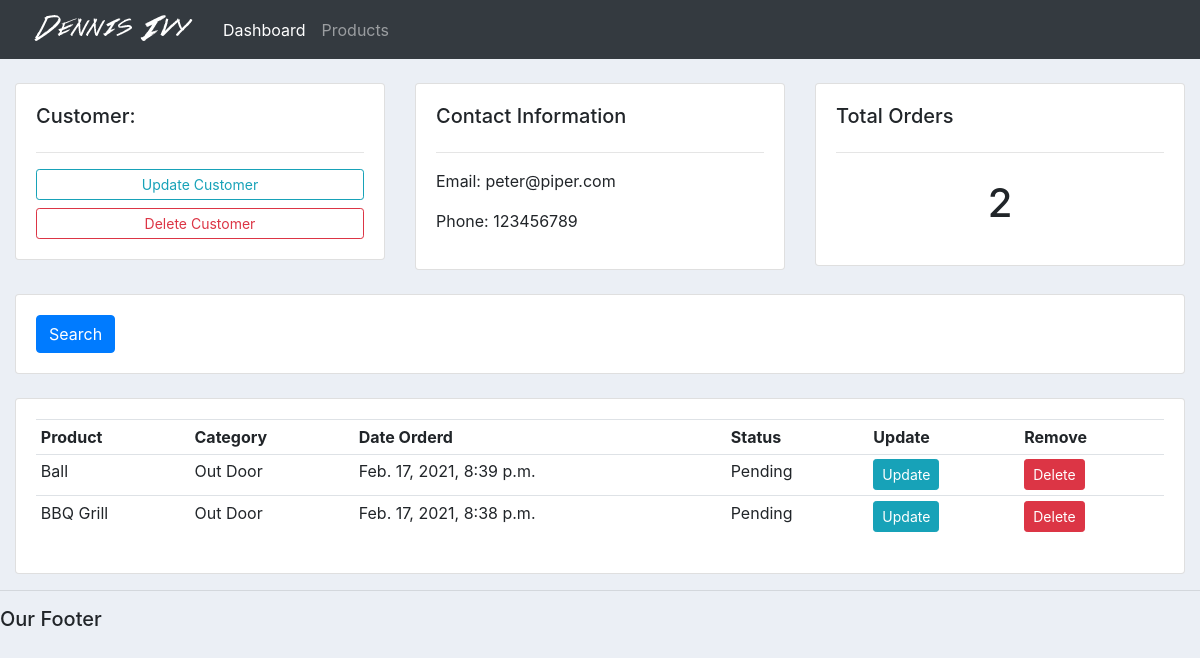
The page /customer/2 on the database its author committed.
### accounts/models.py (models this page shows, shortened)
class Customer(models.Model):
    name = models.CharField(max_length=255, null=True)
    phone = models.CharField(max_length=255, null=True)
    email = models.CharField(max_length=255, null=True)
    date_created = models.DateTimeField(auto_now_add = True)

class Order(models.Model):
    STATUS = (
	   ('Pending', 'Pending'),
       ('Out for delivery', 'Out for delivery'),
       ('Delivered', 'Delivered'),
	)
    customer = models.ForeignKey(Customer, null=True, on_delete = models.SET_NULL)
    product = models.ForeignKey(Product, null=True, on_delete = models.SET_NULL)
    status = models.CharField(max_length=255, null=True, choices=STATUS)
    date_created = models.DateTimeField(auto_now_add = True)

class Product(models.Model):
    CATEGORY = (
        ('Indoor', 'Indoor'),
        ('Out Door', 'Out Door'),
	)
    name = models.CharField(max_length=255, null=True)
    price = models.FloatField(null=True)
    category = models.CharField(max_length=255, null=True, choices=CATEGORY)
    description = models.CharField(max_length=255, null=True)
    date_created = models.DateTimeField(auto_now_add = True)
    tags = models.ManyToManyField(Tag)
    def __str__(self):
        return self.name

### accounts/views.py (the view)
# urls.py: path('customer/<str:pk>', views.customer, name='accounts-customer'),
def customer(request, pk):
    customer = Customer.objects.get(id=pk)
    orders = customer.order_set.all()
    order_count = orders.count()
    context = {
        'customer': customer,
        'orders': orders,
        'order_count': order_count,
    }
    return render(request, 'accounts/customer.html', context)

### accounts/templates/accounts/customer.html
{%  extends 'accounts/main.html' %}
{% block content %}
  <br>
  <div class="row">
  	<div class="col-md">
  		<div class="card card-body">
  			<h5>Customer:</h5>
  			<hr>
  			<a class="btn btn-outline-info  btn-sm btn-block" href="">Update Customer</a>
  			<a class="btn btn-outline-danger  btn-sm btn-block" href="">Delete Customer</a>
  		</div>
  	</div>
  	<div class="col-md">
  		<div class="card card-body">
  			<h5>Contact Information</h5>
  			<hr>
  			<p>Email: {{ customer.email }} </p>
  			<p>Phone: {{ customer.phone }} </p>
  		</div>
  	</div>
  	<div class="col-md">
  		<div class="card card-body">
  			<h5>Total Orders</h5>
  			<hr>
  			<h1 style="text-align: center;padding: 10px">{{ order_count }}</h1>
  		</div>
  	</div>
  </div>
  <br>
  <div class="row">
  	<div class="col">
  		<div class="card card-body">
  			<form method="get">
  		    <button class="btn btn-primary" type="submit">Search</button>
  		  </form>
  		</div>
  	</div>
  </div>
  <br>
  <div class="row">
  	<div class="col-md">
  		<div class="card card-body">
  			<table class="table table-sm">
  				<tr>
  					<th>Product</th>
  					<th>Category</th>
  					<th>Date Orderd</th>
  					<th>Status</th>
  					<th>Update</th>
  					<th>Remove</th>
  				</tr>
          {% for order in orders %}
          <tr>
            <td>{{ order.product }}</td>
            <td>{{ order.product.category }}</td>
            <td>{{ order.product.date_created }}</td>
            <td>{{ order.status }}</td>
            <td><a href="#" class="btn btn-sm btn-info">Update</a></td>
            <td><a href="#" class="btn btn-sm btn-danger">Delete</a></td>
          </tr>
          {% endfor %}
  			</table>
  		</div>
  	</div>
  </div>
{% endblock %}

### static/css/main.css (style rules this page uses)
body { background-color: #ebeff5; }

### rows shown on the page
Customer: email "peter@piper.com", phone "123456789"
Order: product "Ball", product.category "Out Door", product.date_created "Feb. 17, 2021, 8:39 p.m.", status "Pending"
Order: product "BBQ Grill", product.category "Out Door", product.date_created "Feb. 17, 2021, 8:38 p.m.", status "Pending"

### other values the page prints
{{ order_count }} "2"
